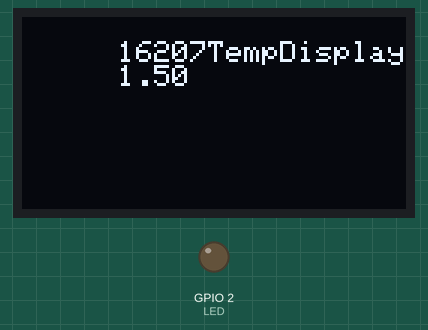
A sketch run on a simulated ESP8266 (Wemos D1 mini). Shown: 128×64 one-colour display, output pins drawn as LEDs (lit = HIGH). Dashed ring = blinking. WiFi joins after 1.5 s; servers stay silent unless stated; what the sketch prints to the serial monitor is not drawn.

Above: at 1.7 s.
At 6.82 s:
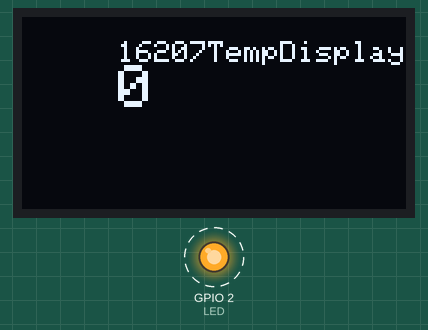
At 23.23 s:
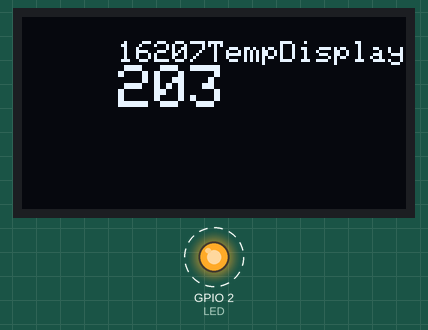
At 39.65 s:
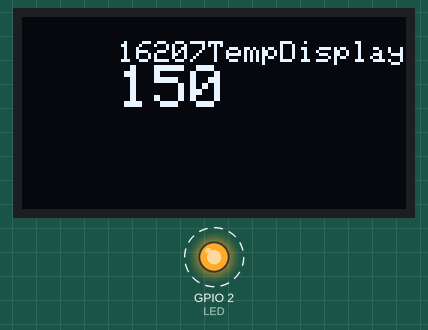
Timing chart, 0 to 40.0 s (numbered marks = the images above):
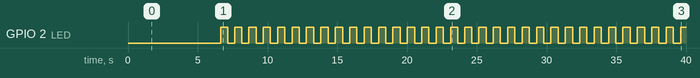

The sketch:

wemosOLED.ino
```cpp
#include <ESP8266WiFi.h>
#include <WiFiClient.h>
#include <ESP8266WebServer.h>
#include <ESP8266mDNS.h>
#include <ESP8266HTTPUpdateServer.h> // curl -F "image=@/tmp/arduino_build_435447/ESP8266Template.ino.bin" myLoc.local/firmware
#include <WiFiManager.h>        //https://github.com/tzapu/WiFiManager
#include <SPI.h>
#include <Wire.h>
#include <Adafruit_GFX.h>
#include <Adafruit_SSD1306.h>

#define LED 2

#define LOCATION "16207TempDisplay"
uint32_t ledTimeout;
#define LEDTIMEOUT 500

ESP8266WebServer httpServer(80);
ESP8266HTTPUpdateServer httpUpdater;
const char *update_path = "/firmware";
WiFiManager wifiManager;

// wemos OLED is 64x48, also its mapped to x=32,y=0 is the origin
// SCL GPIO5
// SDA GPIO4
// no reset control, arggh!
Adafruit_SSD1306 display(0);

void handleRoot() {
  char temp[400];
  int sec = millis() / 1000;
  int min = sec / 60;
  int hr = min / 60;

  snprintf(temp, 400, "<html>\
  <head>\
    <meta http-equiv='refresh' content='5'/>\
    <title>%s Data</title>\
    <style>\
      body { }\
    </style>\
  </head>\
  <body>\
    <pre>\
    Location:    %s<br>\
    Uptime:      %02d:%02d:%02d<br>\
    </pre>\
  </body>\
</html>", LOCATION, LOCATION, hr, min % 60, sec % 60);
  httpServer.send(200, "text/html", temp);
}

void handleNotFound() {
  String message = "File Not Found\n\n";
  message += "URI: ";
  message += httpServer.uri();
  message += "\nMethod: ";
  message += (httpServer.method() == HTTP_GET) ? "GET" : "POST";
  message += "\nArguments: ";
  message += httpServer.args();
  message += "\n";

  for (uint8_t i = 0; i < httpServer.args(); i++) {
    message += " " + httpServer.argName(i) + ": " + httpServer.arg(i) + "\n";
  }

  httpServer.send(404, "text/plain", message);
}

void setup(void) {
  Serial.begin(115200);
  Serial.println("\nwemosOLED begin");
  pinMode(LED, OUTPUT);

  displaySetup();
  display.setTextSize(1);
  display.setCursor(32,16);
  display.print("Connecting");
  display.display();

  // wifiManager.resetSettings();
  wifiManager.autoConnect(LOCATION);

  httpServer.on("/", handleRoot);
  httpServer.on("/reset", []() {
    httpServer.send(200, "text/plain", "reseting config and hardware\n");
    wifiManager.resetSettings();
    ESP.reset();
  });
  httpServer.onNotFound(handleNotFound);


  httpUpdater.setup(&httpServer, update_path);
  httpServer.begin();
  // Serial.print("IP   ");
  // Serial.println(WiFi.localIP().toString());
  Serial.println("HTTP server started");
  Serial.println("HTTP updater started");
  if (MDNS.begin(LOCATION)) {
      Serial.print ("MDNS responder started http://");
      Serial.print(LOCATION);
      Serial.println(".local");
  }

  display.setCursor(32,16);
  display.print(&WiFi.localIP().toString()[8]);
  display.print("       ");
  display.display();
  delay(5000);
}

void loop(void) {
  httpServer.handleClient();
  if (millis() > ledTimeout) {
    digitalWrite(LED,!digitalRead(LED));
    ledTimeout = millis() + LEDTIMEOUT;
  }
  displayLoop();
}

void displaySetup()   {
  // initialize with the I2C addr 0x3C (for the 64x48)
  display.begin(SSD1306_SWITCHCAPVCC, 0x3C);
  display.clearDisplay();

  display.setTextColor(WHITE,0);
  display.setTextSize(1);
  display.setCursor(32,8);
  display.print(LOCATION);
  display.display();
  delay(20);
  display.setTextSize(2);
}

unsigned char i;

void displayLoop() {
  display.setTextSize(2);
  display.setCursor(32,16);

  display.print(i);
  display.print("       ");
  display.display();
  i++;
  delay(10);
}
```

Measured:
- by itself, GPIO 2 (LED): alternates HIGH for 0.50 s and LOW for 0.50 s
- what the display in image 0 shows lasts 5.1 s, from 1.6 s to 6.7 s
